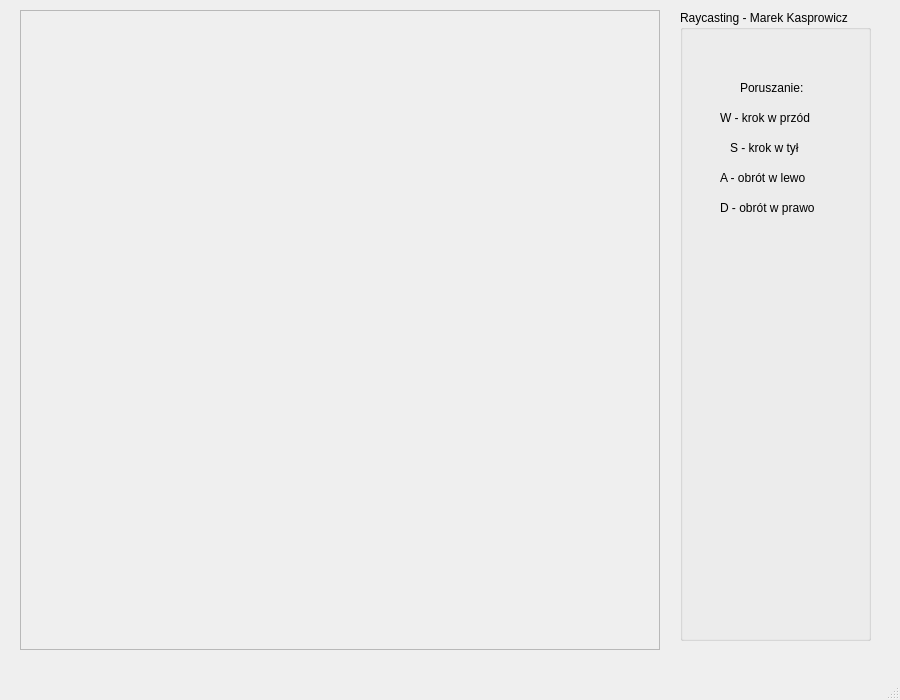
<?xml version="1.0" encoding="UTF-8"?>
<ui version="4.0">
 <class>MainWindow</class>
 <widget class="QMainWindow" name="MainWindow">
  <property name="geometry">
   <rect>
    <x>0</x>
    <y>0</y>
    <width>900</width>
    <height>700</height>
   </rect>
  </property>
  <property name="windowTitle">
   <string>MainWindow</string>
  </property>
  <widget class="QWidget" name="centralwidget">
   <widget class="QFrame" name="frame">
    <property name="geometry">
     <rect>
      <x>20</x>
      <y>10</y>
      <width>640</width>
      <height>640</height>
     </rect>
    </property>
    <property name="frameShape">
     <enum>QFrame::StyledPanel</enum>
    </property>
    <property name="frameShadow">
     <enum>QFrame::Raised</enum>
    </property>
   </widget>
   <widget class="QGroupBox" name="groupBox">
    <property name="geometry">
     <rect>
      <x>680</x>
      <y>10</y>
      <width>191</width>
      <height>631</height>
     </rect>
    </property>
    <property name="title">
     <string>Raycasting - Marek Kasprowicz</string>
    </property>
    <widget class="QLabel" name="label">
     <property name="geometry">
      <rect>
       <x>60</x>
       <y>70</y>
       <width>81</width>
       <height>16</height>
      </rect>
     </property>
     <property name="text">
      <string>Poruszanie:</string>
     </property>
    </widget>
    <widget class="QLabel" name="label_2">
     <property name="geometry">
      <rect>
       <x>40</x>
       <y>100</y>
       <width>141</width>
       <height>16</height>
      </rect>
     </property>
     <property name="text">
      <string>W - krok w przód</string>
     </property>
    </widget>
    <widget class="QLabel" name="label_3">
     <property name="geometry">
      <rect>
       <x>50</x>
       <y>130</y>
       <width>151</width>
       <height>16</height>
      </rect>
     </property>
     <property name="text">
      <string>S - krok w tył</string>
     </property>
    </widget>
    <widget class="QLabel" name="label_4">
     <property name="geometry">
      <rect>
       <x>40</x>
       <y>160</y>
       <width>141</width>
       <height>16</height>
      </rect>
     </property>
     <property name="text">
      <string>A - obrót w lewo</string>
     </property>
    </widget>
    <widget class="QLabel" name="label_5">
     <property name="geometry">
      <rect>
       <x>40</x>
       <y>190</y>
       <width>141</width>
       <height>16</height>
      </rect>
     </property>
     <property name="text">
      <string>D - obrót w prawo</string>
     </property>
    </widget>
   </widget>
  </widget>
  <widget class="QMenuBar" name="menubar">
   <property name="geometry">
    <rect>
     <x>0</x>
     <y>0</y>
     <width>900</width>
     <height>25</height>
    </rect>
   </property>
  </widget>
  <widget class="QStatusBar" name="statusbar"/>
 </widget>
 <resources/>
 <connections/>
</ui>
